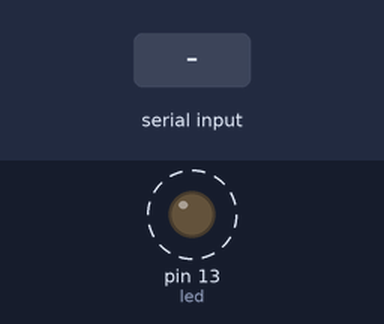
A sketch run on a simulated Arduino Uno, built with avr-gcc and run on an emulated ATmega328P. Parts: output pins drawn as LEDs (lit = HIGH). Dashed ring = blinking. The inputs (shaded band) are chosen by the test bench. What the sketch prints to the serial monitor is not drawn.

Above: at 1.2 s.
1.3 s: "1" received over Serial
Timing chart, 0 to 10.3 s (numbered marks = the images above; inputs shaded):
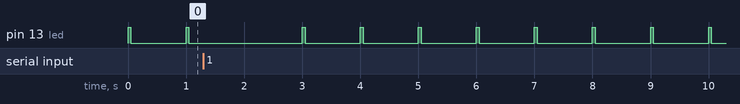

Measured:
- by itself, pin 13 (led): alternates HIGH for 0.05 s and LOW for 0.95 s

The sketch:

01_Intro.ino
```cpp
String message = "Hello, World!\n";
int led = LED_BUILTIN;

void setup() {
  pinMode(led, OUTPUT);
  Serial.begin(9600);
  Serial.println("Comms Established!");
}

void loop() {
  if(Serial.available() > 0) {
    message = Serial.readString();
  }
  Serial.print(message);
  digitalWrite(led, HIGH);
  delay(50);
  digitalWrite(led, LOW);
  delay(950);
}
```
